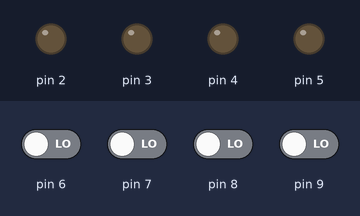
Simulated run of this program. Board: Arduino Uno, built with avr-gcc and run on an emulated ATmega328P. Parts: output pins drawn as LEDs (lit = HIGH). The test bench sets the inputs (shaded band); at power-on: pin 6–9 LOW.

Above: at 1.2 s.
1.3 s: pin 6 driven HIGH
At 2.5 s:
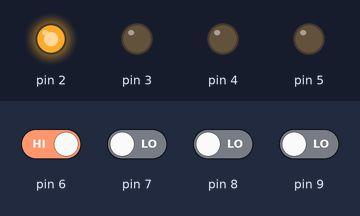
2.8 s: pin 7 driven HIGH
At 3.9 s:
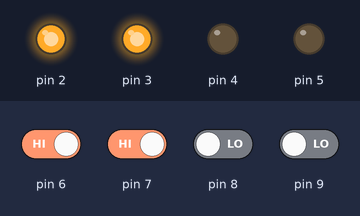
4.3 s: pin 8 driven HIGH
At 5.0 s:
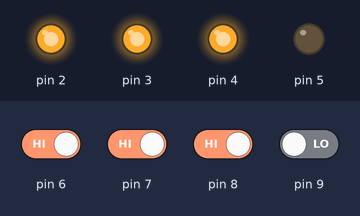
5.8 s: pin 9 driven HIGH
At 6.1 s:
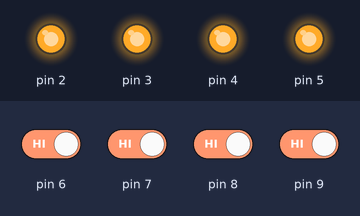
7.3 s: pin 6 driven LOW
At 8.5 s:
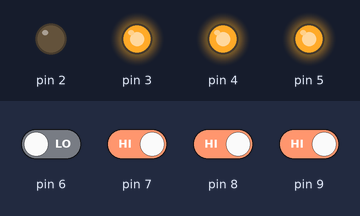
8.8 s: pin 7 driven LOW
At 9.6 s:
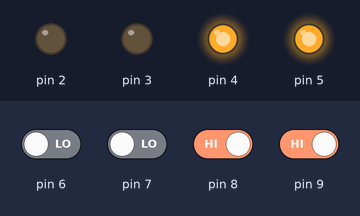
Timing chart, 0 to 11.3 s (numbered marks = the images above; inputs shaded):
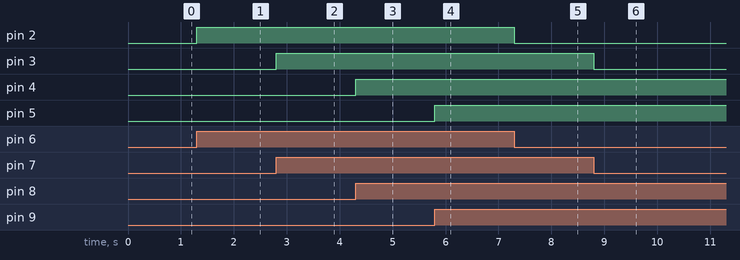

Measured:
- after the input at 1.3 s, pin 2: LOW → HIGH at once
- after the input at 2.8 s, pin 3: LOW → HIGH at once
- after the input at 4.3 s, pin 4: LOW → HIGH at once
- after the input at 5.8 s, pin 5: LOW → HIGH at once
- after the input at 7.3 s, pin 2: HIGH → LOW at once
- after the input at 8.8 s, pin 3: HIGH → LOW at once

The program:

main.cpp
```cpp
#include<Arduino.h>
//Declaring all variables as integers
int Z,Y,X,W;

//Code released under GNU GPL.  Free to use for anything.
void disp_7447(int D, int C, int B, int A)
{
  digitalWrite(2, A); //LSB
  digitalWrite(3, B);
  digitalWrite(4, C);
  digitalWrite(5, D); //MSB

}
// the setup function runs once when you press reset or power the board
void setup() {
    pinMode(2, OUTPUT);
    pinMode(3, OUTPUT);
    pinMode(4, OUTPUT);
    pinMode(5, OUTPUT);
    pinMode(6, INPUT);
    pinMode(7, INPUT);
    pinMode(8, INPUT);
    pinMode(9, INPUT);

}

// the loop function runs over and over again forever
void loop() {

W = digitalRead(6);//LSB
X = digitalRead(7);
Y = digitalRead(8);
Z = digitalRead(9);//MSB

disp_7447(Z,Y,X,W);
}
```
